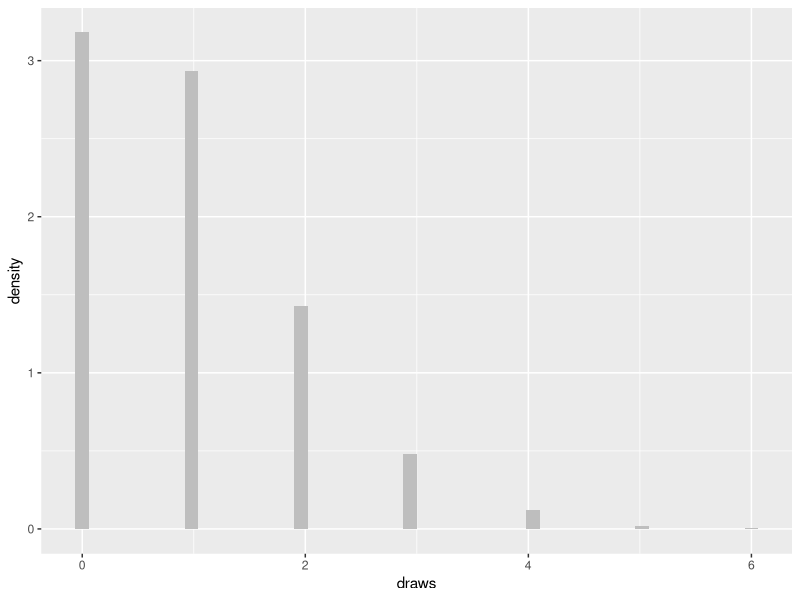
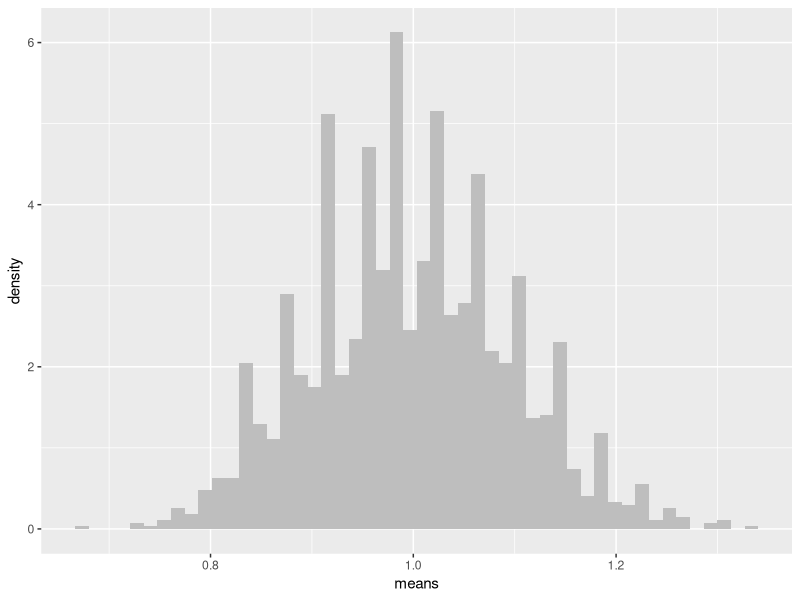

Reproduce these figures in R, in order.
## ---- chunk 1
knitr::opts_chunk$set(echo = TRUE)
## ---- chunk 2
input <- NULL
input$dist <- "pois"
input$sampleSize <- 100
input$numSamples <- 2000
## ---- chunk 3
require(ggplot2); set.seed(8675309)
# Poisson distribution doesn't have default lambda, checks if the input radio 
# button (called dist) is for the Poisson distribution, and puts in lambda
if(as.character(input$dist) == "pois") draws <- rpois(input$numSamples, lambda = 1)
# ...
ggplot(data.frame(draws), aes(x = draws)) + 
    geom_histogram(aes(fill = I("grey"), y = ..density..), bins = 50)
## ---- chunk 4
require(ggplot2); set.seed(8675309)
if(as.character(input$dist) == "pois") {
    vals <- NULL
    for(i in 1:input$numSamples)  vals <- rbind(vals, rpois(input$sampleSize, lambda = 1))
}
means <- rowMeans(vals)
ggplot(data.frame(means), aes(x = means)) + 
    geom_histogram(aes(fill = I("grey"), y = ..density..), bins = 50)
